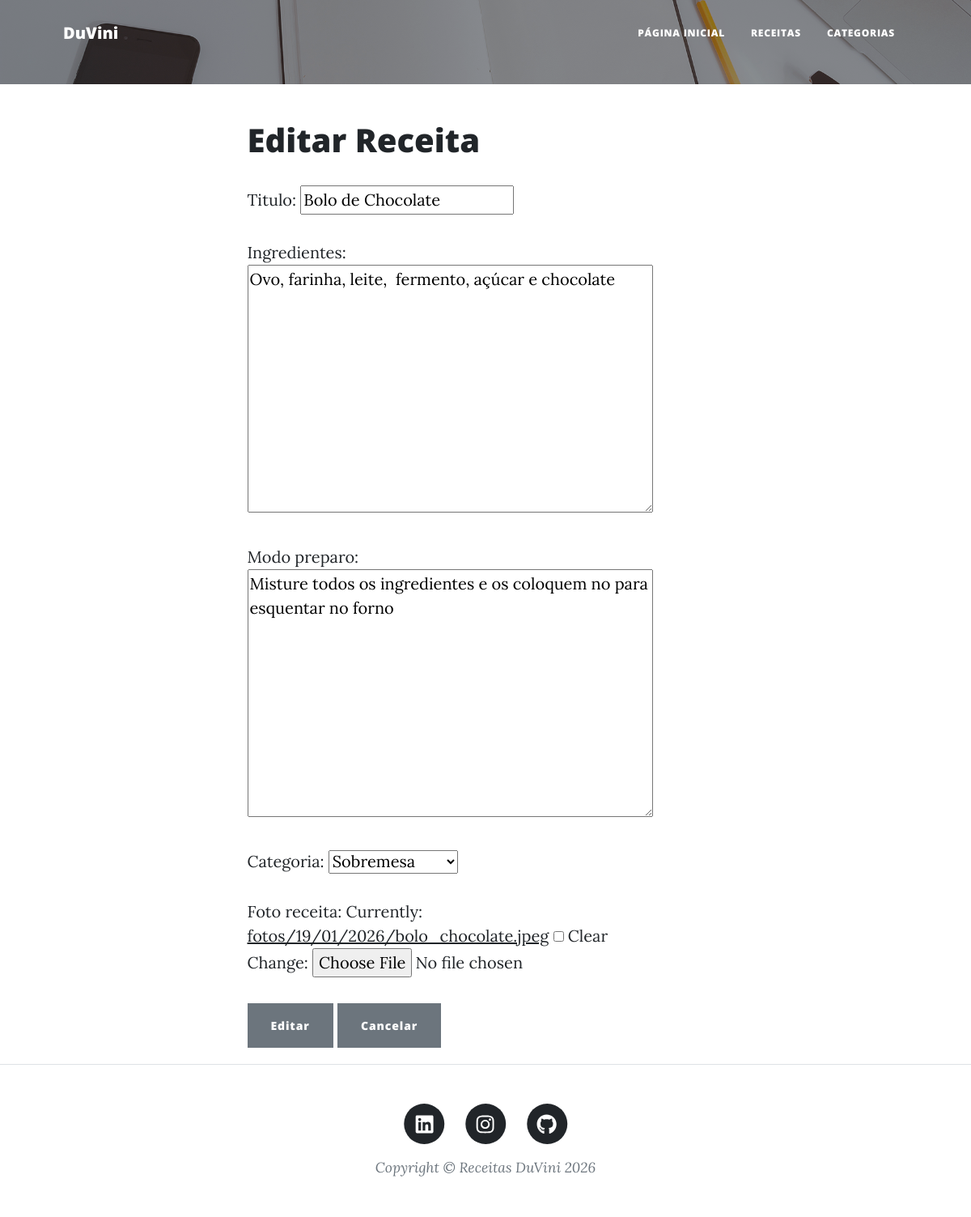
The page /editar_receita/1 on the database its author committed.
### receita/models.py (models this page shows, shortened)
class Receita(models.Model):
    titulo = models.CharField(max_length=100)
    ingredientes = models.TextField()
    modo_preparo = models.TextField()
    data_criacao = models.DateTimeField(auto_now_add=True)
    categoria = models.ForeignKey(Categoria, on_delete=models.CASCADE)
    foto_receita = models.ImageField(upload_to='fotos/%d/%m/%Y/', blank=True, null=True)

### receita/views.py (the view)
# urls.py: path('editar_receita/<int:id_receita>', views.editar_receita, name="editar_receita"),
def editar_receita (request, id_receita):
    receita = get_object_or_404(Receita, id = id_receita)
    if request.method == 'POST':
        form_receita = ReceitaForm(request.POST, request.FILES, instance=receita)
        if form_receita.is_valid():
            form_receita.save()
            messages.success(request, "RECEITA EDITADA!")
            return redirect('receitas')
    else:
        form_receita = ReceitaForm(instance=receita)
    context = {'form_receita': form_receita, 'editar': True}
    return render(request, 'nova_receita.html', context)

### receita/forms.py (shortened to what this page needs)
class ReceitaForm(forms.ModelForm):
    class Meta:
        model = Receita
        fields = ['titulo', 'ingredientes', 'modo_preparo', 'categoria', 'foto_receita']

### receita/models.py (called while the page is built)
    def __str__(self):
        return self.nome

### receita/templates/nova_receita.html (shortened to what this page needs)
{% extends 'base.html' %}
{% block content %}
    <h1>{% if editar %} Editar {% else %} Nova {% endif %} Receita</h1>
    <form method="post" enctype="multipart/form-data">
        {{form_receita.as_p}}
        <button type="submit" class ="btn btn-secondary"> {% if editar %} Editar {% else %} Salvar {% endif %}</button>
        <a href="{% url 'receitas' %}" class ="btn btn-secondary">Cancelar</a>
    </form>
{% endblock %}

### rows shown on the page
Receita: titulo "Bolo de Chocolate", ingredientes "Ovo, farinha, leite, fermento, açúcar e chocolate", modo_preparo "Misture todos os ingredientes e os coloquem no para esquentar no forno", categoria "Sobremesa"
